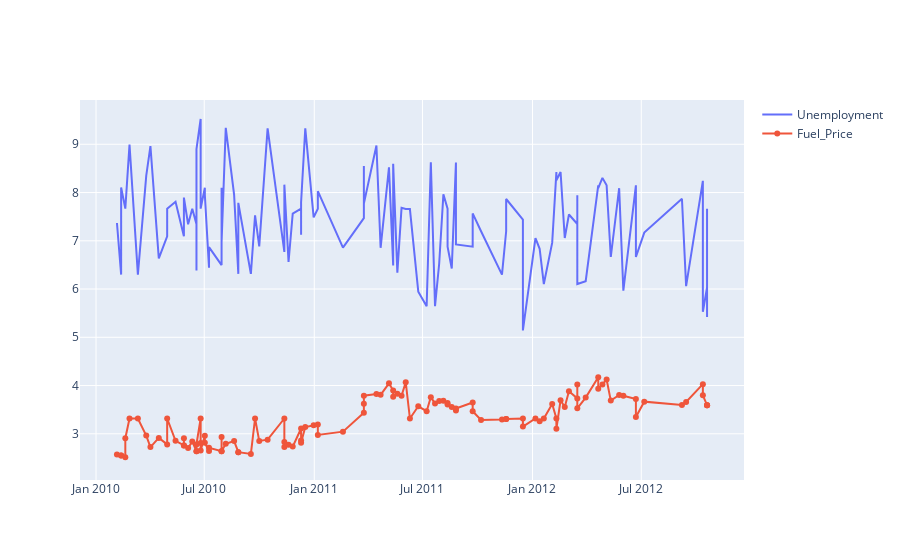

Notebook code for this chart:
### Markdown cell above
_**On the chart above we can see for instance that on the 10th of December 2010 there was drop in the temperature and the fuel prices , simultaneously there was a jump in weekly sales especially for store 13,14,18 and 4**_

### Code cell
fig.add_trace(go.Scatter(x=df2['Date'], y=df2['Unemployment'],
                    mode='lines',
                    name='Unemployment',
                    ))
fig.add_trace(go.Scatter(x=df2['Date'], y=df2['Fuel_Price'],
                    mode='lines+markers',
                    name='Fuel_Price'))

fig.show()

### Figure 1 — Plotly figure (JSON) as saved in the notebook; plotly's stock layout.template omitted (floating-point values rounded to 4 significant figures; data arrays with more than 128 entries replaced by an {"elided": "..."} marker saying what was removed)
{"data": [{"mode": "lines", "name": "Unemployment", "type": "scatter", "x": {"elided": "131 str values"}, "y": {"elided": "131 float values"}}, {"mode": "lines+markers", "name": "Fuel_Price", "type": "scatter", "x": {"elided": "131 str values"}, "y": {"elided": "131 float values"}}], "layout": {}}
